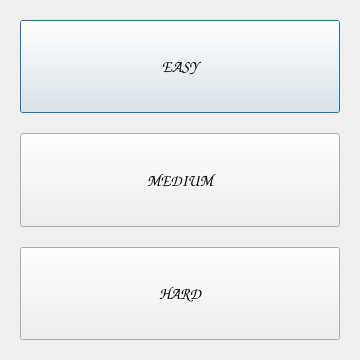
<?xml version="1.0" encoding="UTF-8"?>
<ui version="4.0">
 <class>difficultyDialog</class>
 <widget class="QDialog" name="difficultyDialog">
  <property name="geometry">
   <rect>
    <x>0</x>
    <y>0</y>
    <width>360</width>
    <height>360</height>
   </rect>
  </property>
  <property name="sizePolicy">
   <sizepolicy hsizetype="Fixed" vsizetype="Fixed">
    <horstretch>0</horstretch>
    <verstretch>0</verstretch>
   </sizepolicy>
  </property>
  <property name="minimumSize">
   <size>
    <width>360</width>
    <height>360</height>
   </size>
  </property>
  <property name="maximumSize">
   <size>
    <width>360</width>
    <height>360</height>
   </size>
  </property>
  <property name="windowTitle">
   <string>Choose difficulty</string>
  </property>
  <layout class="QVBoxLayout" name="verticalLayout_2">
   <property name="spacing">
    <number>20</number>
   </property>
   <property name="leftMargin">
    <number>20</number>
   </property>
   <property name="topMargin">
    <number>20</number>
   </property>
   <property name="rightMargin">
    <number>20</number>
   </property>
   <property name="bottomMargin">
    <number>20</number>
   </property>
   <item>
    <layout class="QVBoxLayout" name="verticalLayout">
     <property name="spacing">
      <number>20</number>
     </property>
     <item>
      <widget class="QPushButton" name="buttonEasy">
       <property name="sizePolicy">
        <sizepolicy hsizetype="Minimum" vsizetype="Preferred">
         <horstretch>0</horstretch>
         <verstretch>0</verstretch>
        </sizepolicy>
       </property>
       <property name="font">
        <font>
         <family>Comic Sans MS</family>
         <pointsize>12</pointsize>
         <bold>true</bold>
        </font>
       </property>
       <property name="text">
        <string>EASY</string>
       </property>
      </widget>
     </item>
     <item>
      <widget class="QPushButton" name="buttonMedium">
       <property name="sizePolicy">
        <sizepolicy hsizetype="Minimum" vsizetype="Preferred">
         <horstretch>0</horstretch>
         <verstretch>0</verstretch>
        </sizepolicy>
       </property>
       <property name="font">
        <font>
         <family>Comic Sans MS</family>
         <pointsize>12</pointsize>
         <bold>true</bold>
        </font>
       </property>
       <property name="text">
        <string>MEDIUM</string>
       </property>
       <property name="iconSize">
        <size>
         <width>20</width>
         <height>20</height>
        </size>
       </property>
      </widget>
     </item>
     <item>
      <widget class="QPushButton" name="buttonHard">
       <property name="sizePolicy">
        <sizepolicy hsizetype="Minimum" vsizetype="Preferred">
         <horstretch>0</horstretch>
         <verstretch>0</verstretch>
        </sizepolicy>
       </property>
       <property name="font">
        <font>
         <family>Comic Sans MS</family>
         <pointsize>12</pointsize>
         <bold>true</bold>
        </font>
       </property>
       <property name="text">
        <string>HARD</string>
       </property>
      </widget>
     </item>
    </layout>
   </item>
  </layout>
 </widget>
 <resources/>
 <connections/>
</ui>
